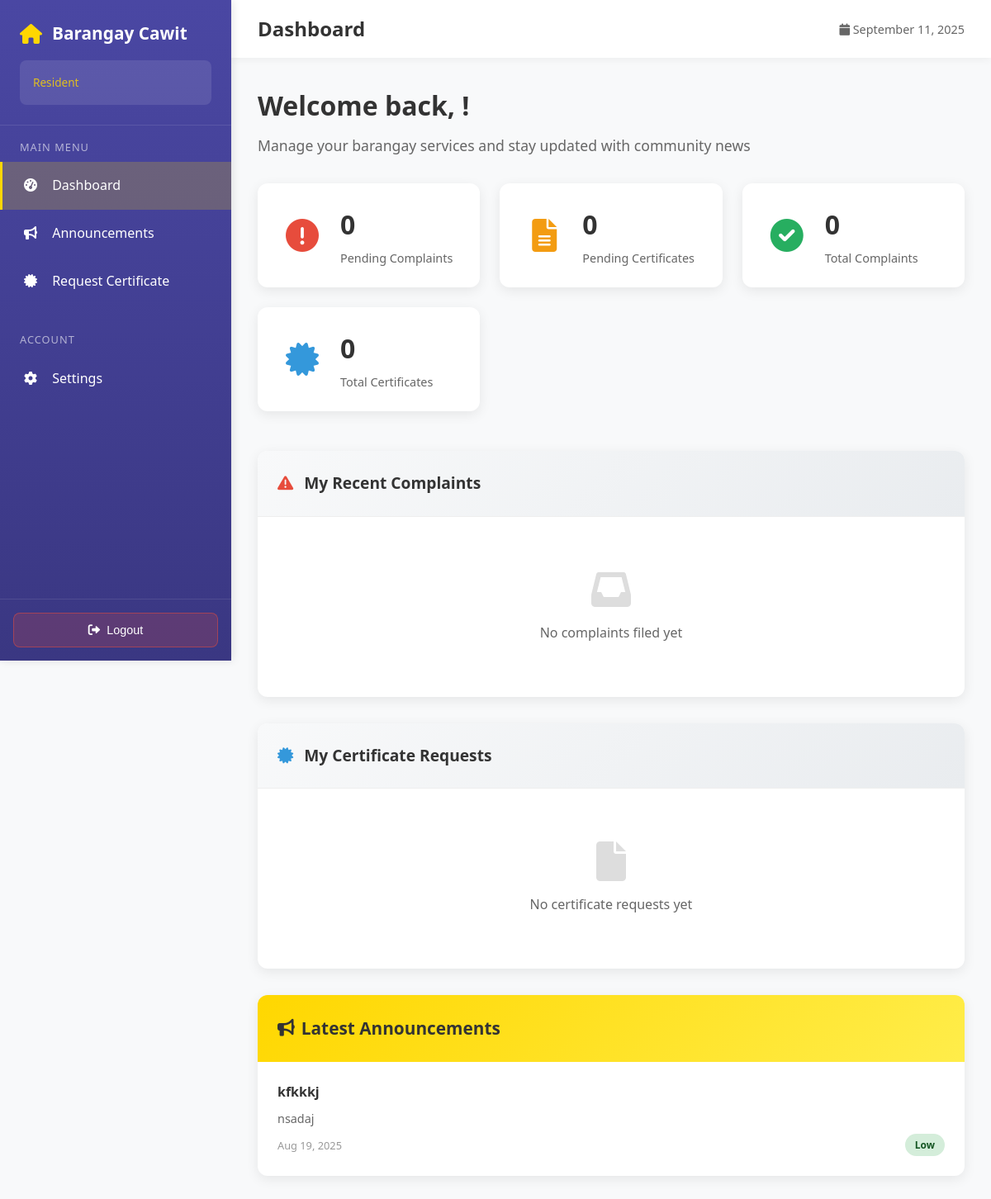
Page /resident/dashboard.php on the earlier database version.
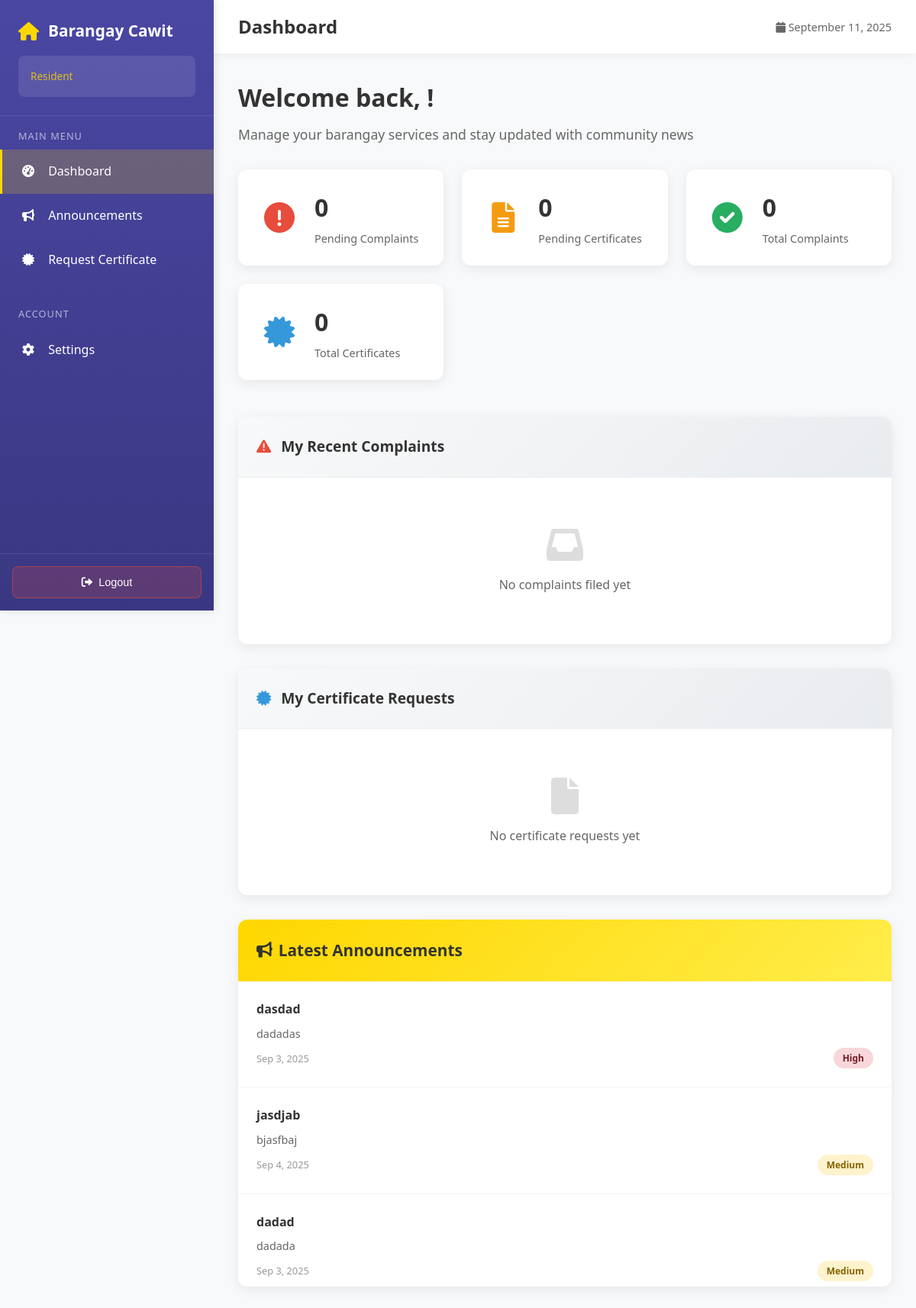
Same page on the later database version.
### tables this page shows
CREATE TABLE `announcements` (
  `id` int(11) NOT NULL,
  `title` varchar(255) NOT NULL,
  `content` text NOT NULL,
  `priority` enum('low','medium','high') NOT NULL DEFAULT 'low',
  `announcement_type` varchar(20) DEFAULT 'general',
  `status` enum('active','inactive','expired') NOT NULL DEFAULT 'active',
  `event_date` date DEFAULT NULL,
  `event_time` time DEFAULT NULL,
  `location` varchar(500) DEFAULT NULL,
  `expiry_date` date DEFAULT NULL,
  `needs_volunteers` tinyint(1) DEFAULT 0,
  `max_volunteers` int(11) DEFAULT NULL,
  `created_by` int(11) NOT NULL,
  `created_at` timestamp NOT NULL DEFAULT current_timestamp(),
  `updated_at` timestamp NOT NULL DEFAULT current_timestamp() ON UPDATE current_timestamp()
);

### resident/dashboard.php (the view, shortened to what the changed rows need)
<?php
require_once '../config.php';
$recent_announcements_query = "SELECT a.*, u.full_name as created_by_name
                              FROM announcements a
                              LEFT JOIN users u ON a.created_by = u.id
                              WHERE a.status = 'active'
                              AND (a.expiry_date IS NULL OR a.expiry_date >= CURDATE())
                              ORDER BY a.priority DESC, a.created_at DESC
                              LIMIT 5";
$recent_announcements = mysqli_query($connection, $recent_announcements_query);
?>
<!DOCTYPE html>
<html lang="en">
<head>
    <link href="https://cdnjs.cloudflare.com/ajax/libs/font-awesome/6.0.0/css/all.min.css" rel="stylesheet">
</head>
<body>
    <div class="main-content">
        <div class="top-bar">
            <h1 class="page-title">Dashboard</h1>
        </div>
        <div class="content-area">
            <div class="dashboard-header">
                <h1 class="dashboard-title">Welcome back, <?php echo $_SESSION['full_name']; ?>!</h1>
            </div>
            <div class="dashboard-layout">
                <div class="right-section">
                    <div class="announcements-widget">
                        <div class="announcements-list">
                            <?php if (mysqli_num_rows($recent_announcements) > 0): ?>
                                <?php while ($announcement = mysqli_fetch_assoc($recent_announcements)): ?>
                                    <div class="announcement-item">
                                        <h4 class="announcement-title"><?php echo htmlspecialchars($announcement['title']); ?></h4>
                                        <p class="announcement-content">
                                            <?php
                                            $content = strip_tags($announcement['content']);
                                            echo htmlspecialchars(substr($content, 0, 150)) . (strlen($content) > 150 ? '...' : '');
                                            ?>
                                        </p>
                                        <div class="announcement-meta">
                                            <span><?php echo date('M j, Y', strtotime($announcement['created_at'])); ?></span>
                                            <span class="priority-badge priority-<?php echo $announcement['priority']; ?>">
                                                <?php echo ucfirst($announcement['priority']); ?>
                                            </span>
                                        </div>
                                    </div>
                                <?php endwhile; ?>
                            <?php endif; ?>
                        </div>
                    </div>
                </div>
            </div>
        </div>
    </div>
</body>
</html>

Differences in the rows shown:
no longer on this page (row unchanged): announcements: title "kfkkkj", content "nsadaj", created_at "Aug 19, 2025", priority "Low"
added announcements: title "dasdad", content "dadadas", created_at "Sep 3, 2025", priority "High"
added announcements: title "jasdjab", content "bjasfbaj", created_at "Sep 4, 2025", priority "Medium"
added announcements: title "dadad", content "dadada", created_at "Sep 3, 2025", priority "Medium"
